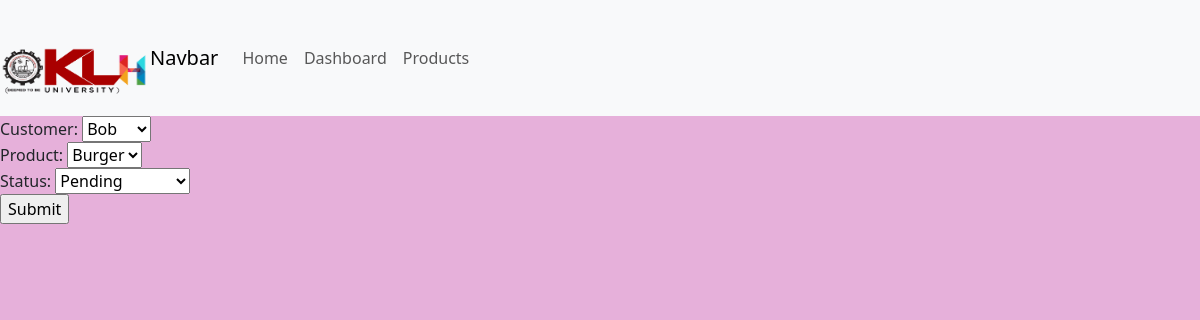
/update_order/7/ (signed in), run on the app's committed database.
### calc/models.py (models this page shows)
class Order(models.Model):
    STATUS=(
    ('Pending','Pending'),
    ('Out of Delivery','Out of Delivery'),
    ('Delivered','Delivered')
    )
    customer=models.ForeignKey(Customer, null=True, on_delete=models.SET_NULL)
    product=models.ForeignKey(Product, null=True, on_delete=models.SET_NULL)
    status=models.CharField(max_length=300, choices=STATUS)

### calc/views.py (the view)
# urls.py: path('update_order/<str:pk>/',views.updateOrder, name='update_order'),
@login_required(login_url='login')
@cache_control(no_cache=True, must_revalidate=True, no_store=True)
def updateOrder(request, pk):
    order=Order.objects.get(id=pk)
    form=OrderForm(instance=order)
    if request.method=="POST":
        form=OrderForm(request.POST, instance=order)
        if form.is_valid():
            form.save()
            return redirect('/')
    context={'form':form}
    return render(request,'order_form.html',context)

### calc/forms.py
class OrderForm(ModelForm):
    class Meta:
        model=Order
        fields="__all__"

### calc/models.py (called while the page is built)
    def __str__(self):
        return self.name

    def __str__(self):
        return self.name

### templates/order_form.html (shortened to what this page needs)
{% extends 'base.html' %}
 {% block content %}
<form action="" method="POST">
    {{form}}
    <input type="submit" name=“submit">
   </form>
{%endblock%}

### data on the page
Order: customer "Bob", product "Burger", status "Pending"
